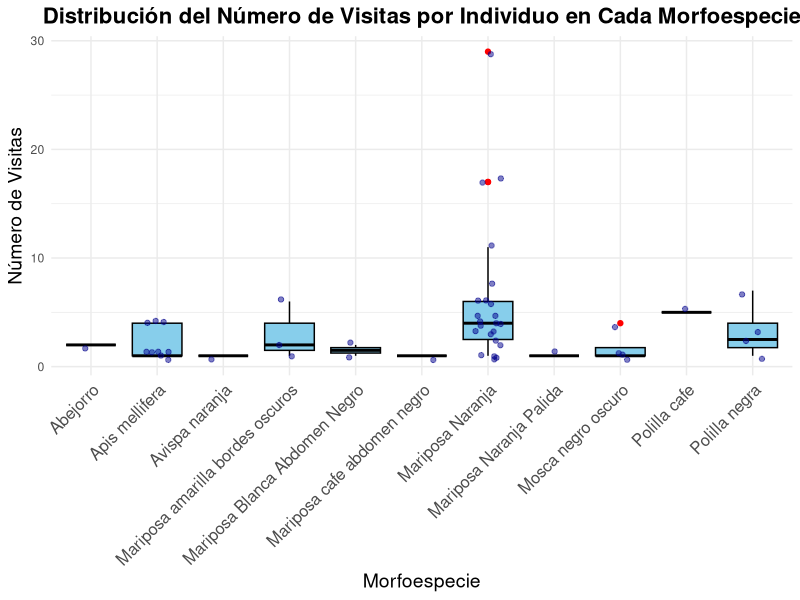
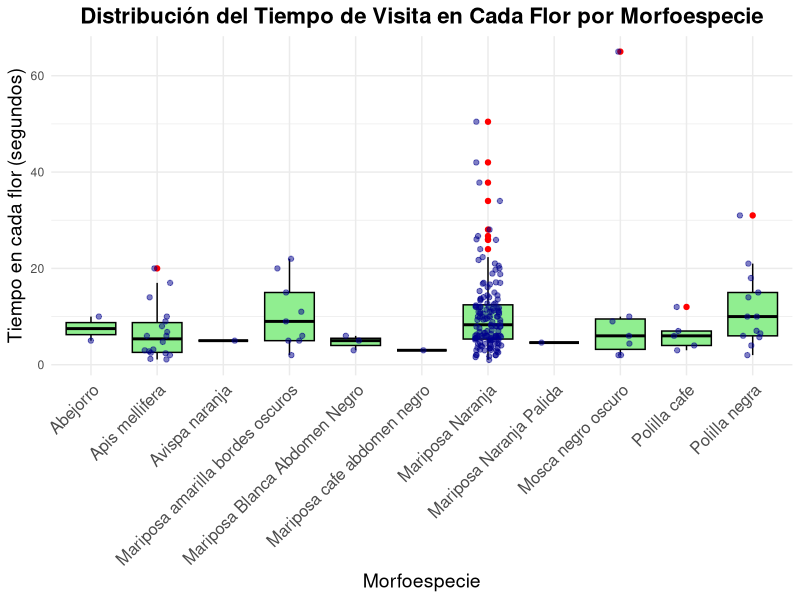
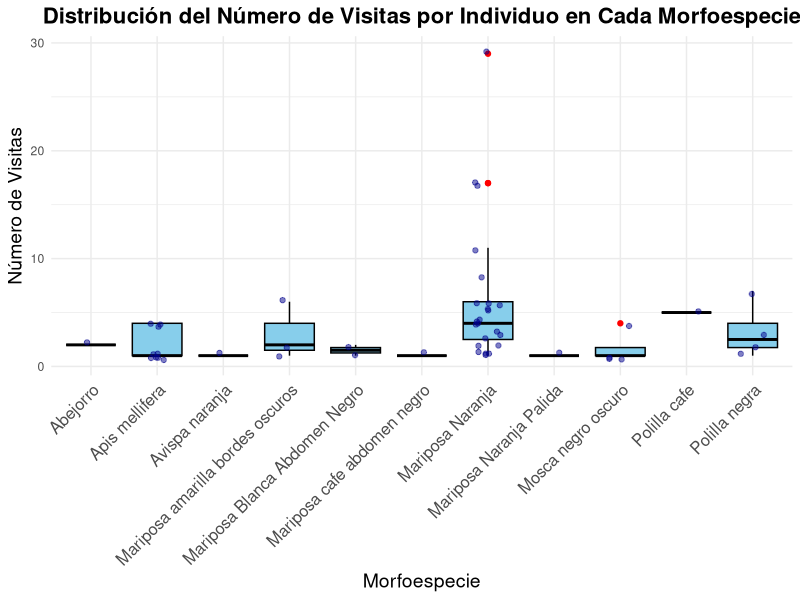
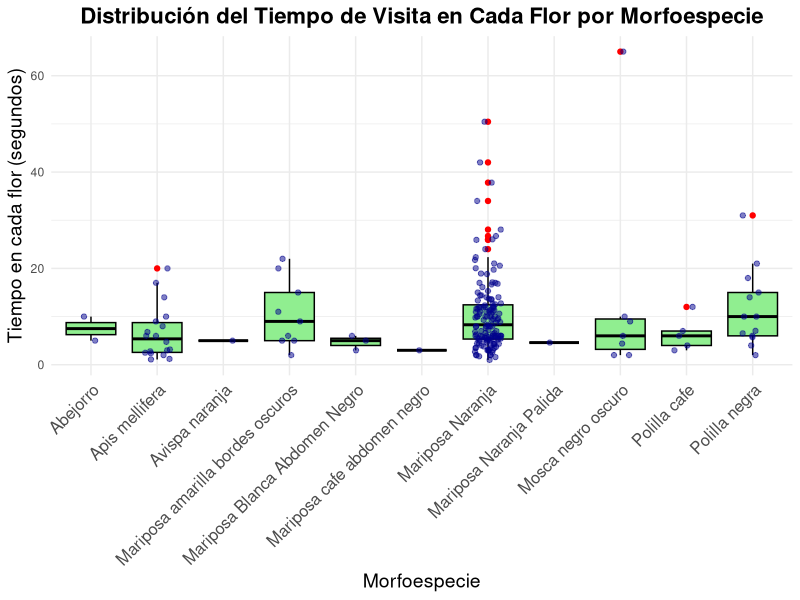

Reproduce these figures in R, in order.
setwd("/home/cruz/Documentos/UNAM/Ecologia I/Reporte_Campo")

# Cargar las librerías necesarias
library(ggplot2)
library(dplyr)

# Cargar los datos y renombrar la columna si no se ha hecho ya
data <- read.csv("Visitadores_florales.csv")
colnames(data)[which(colnames(data) == "TIEMPO.EN.CADA.FLOR")] <- "Tiempo_en_flor"

# 1. Calcular el número de visitas por individuo en cada morfoespecie
visitas_por_individuo <- data %>%
  group_by(MORFOESPECIE, Individuo) %>%
  summarise(Visitas = n())

# Crear un boxplot para la distribución del número de visitas por individuo en cada morfoespecie
ggplot(visitas_por_individuo, aes(x = MORFOESPECIE, y = Visitas)) +
  geom_boxplot(outlier.color = "red", fill = "skyblue", color = "black") +
  geom_jitter(width = 0.2, alpha = 0.5, color = "darkblue") +
  labs(
    title = "Distribución del Número de Visitas por Individuo en Cada Morfoespecie",
    x = "Morfoespecie",
    y = "Número de Visitas"
  ) +
  theme_minimal() +
  theme(
    plot.title = element_text(size = 16, face = "bold", hjust = 0.5),
    axis.title = element_text(size = 14),
    axis.text.x = element_text(angle = 45, hjust = 1, size = 12)
  )

# Guardar el primer gráfico en alta calidad
ggsave("numero_visitas_por_individuo_boxplot.png", dpi = 600, width = 8, height = 6)

# 2. Crear un boxplot para la distribución del tiempo de visita en cada flor en cada morfoespecie
ggplot(data, aes(x = MORFOESPECIE, y = Tiempo_en_flor)) +
  geom_boxplot(outlier.color = "red", fill = "lightgreen", color = "black") +
  geom_jitter(width = 0.2, alpha = 0.5, color = "darkblue") +
  labs(
    title = "Distribución del Tiempo de Visita en Cada Flor por Morfoespecie",
    x = "Morfoespecie",
    y = "Tiempo en cada flor (segundos)"
  ) +
  theme_minimal() +
  theme(
    plot.title = element_text(size = 16, face = "bold", hjust = 0.5),
    axis.title = element_text(size = 14),
    axis.text.x = element_text(angle = 45, hjust = 1, size = 12)
  )

# Guardar el segundo gráfico en alta calidad
ggsave("tiempo_visita_por_flor_boxplot.png", dpi = 600, width = 8, height = 6)

